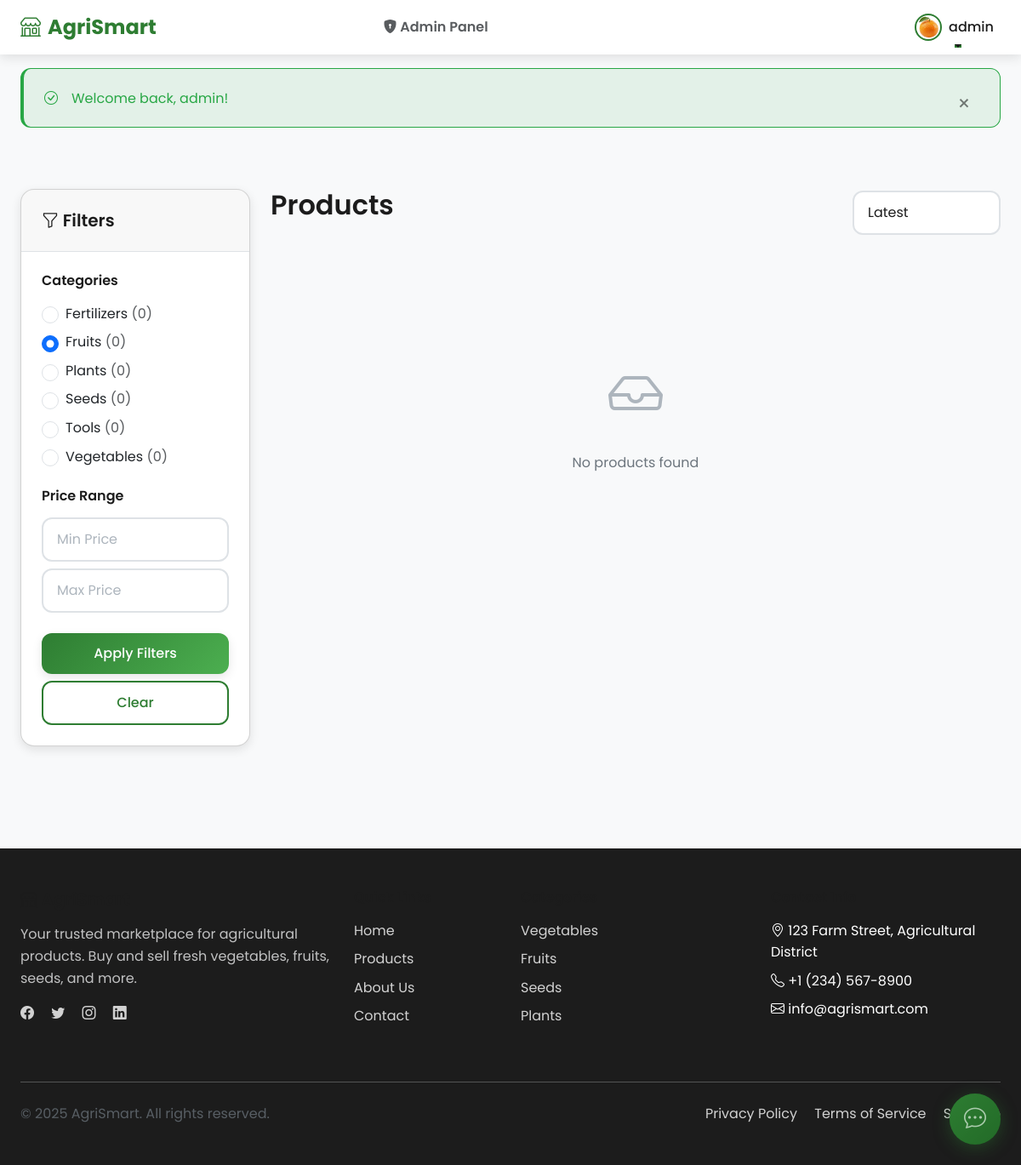
The page /public/products?category=2 (signed in) on the database its author committed.
### tables this page shows
CREATE TABLE categories (
    id INT AUTO_INCREMENT PRIMARY KEY,
    name VARCHAR(100) NOT NULL UNIQUE,
    slug VARCHAR(100) NOT NULL UNIQUE,
    description TEXT,
    icon VARCHAR(50),
    image VARCHAR(255),
    is_active TINYINT(1) DEFAULT 1,
    created_at TIMESTAMP DEFAULT CURRENT_TIMESTAMP,
    updated_at TIMESTAMP DEFAULT CURRENT_TIMESTAMP ON UPDATE CURRENT_TIMESTAMP,
    INDEX idx_slug (slug),
    INDEX idx_active (is_active)
);

### app/controllers/ProductController.php (called while the page is built, shortened)
<?php
class ProductController {
    private $productModel;
    public function __construct() {
        $this->productModel = new Product();
    }
    public function index() {
        $page = $_GET['page'] ?? 1;
        $perPage = 12;
        $filters = [
            'category_id' => !empty($_GET['category']) ? $_GET['category'] : null,
            'search' => !empty($_GET['search']) ? $_GET['search'] : null,
            'min_price' => !empty($_GET['min_price']) ? $_GET['min_price'] : null,
            'max_price' => !empty($_GET['max_price']) ? $_GET['max_price'] : null,
            'sort' => $_GET['sort'] ?? 'latest'
        ];
        $products = $this->productModel->getAll($page, $perPage, $filters);
        $categories = $this->productModel->getCategories();
        require_once APP_PATH . '/views/products/index.php';
    }
}

### public/index.php (called while the page is built, shortened)
<?php
spl_autoload_register(function ($class) {
    $paths = [
        APP_PATH . '/controllers/',
        APP_PATH . '/models/',
        APP_PATH . '/middlewares/',
        APP_PATH . '/helpers/',
        APP_PATH . '/config/'
    ];
    foreach ($paths as $path) {
        $file = $path . $class . '.php';
        if (file_exists($file)) {
            return;
        }
    }
});
require_once APP_PATH . '/helpers/Security.php';
$route = $_GET['route'] ?? '';
$route = trim($route, '/');
$parts = $route ? explode('/', $route) : [];
$controller = $parts[0] ?? 'home';
$action = $parts[1] ?? 'index';
$params = array_slice($parts, 2);
$routeKey = $route;
if (isset($routes[$routeKey])) {
    $actionName = $routes[$routeKey]['action'];
} else {
    $controllerName = ucfirst($controller) . 'Controller';
    $actionName = $action;
}
try {
    $controllerInstance = new $controllerName();
    call_user_func_array([$controllerInstance, $actionName], $params);
} catch (Exception $e) {
    error_log("Application Error: " . $e->getMessage());
    http_response_code(500);
    require_once APP_PATH . '/views/errors/500.php';
    exit;
}

### app/config/database.php (called while the page is built, shortened)
<?php
class Database {
    private static $instance = null;
    private $connection;
    private function __construct() {
        try {
            $dsn = "mysql:host=" . self::HOST . ";dbname=" . self::DB_NAME . ";charset=utf8mb4";
            $options = [
                PDO::ATTR_ERRMODE => PDO::ERRMODE_EXCEPTION,
                PDO::ATTR_DEFAULT_FETCH_MODE => PDO::FETCH_ASSOC,
                PDO::ATTR_EMULATE_PREPARES => false,
                PDO::ATTR_PERSISTENT => false,
                PDO::MYSQL_ATTR_INIT_COMMAND => "SET NAMES utf8mb4"
            ];
            $this->connection = new PDO($dsn, self::USERNAME, self::PASSWORD, $options);
        } catch (PDOException $e) {
            die("Database Connection Failed: " . $e->getMessage());
        }
    }
    public static function getInstance() {
        if (self::$instance === null) {
            self::$instance = new self();
        }
        return self::$instance;
    }
    public function getConnection() {
        return $this->connection;
    }
}

### app/models/Product.php (called while the page is built, shortened)
<?php
class Product {
    private $db;
    public function __construct() {
        $this->db = Database::getInstance()->getConnection();
    }
    public function getCategories() {
        try {
            $sql = "SELECT c.*, COUNT(p.id) as products_count
                    FROM categories c
                    LEFT JOIN products p ON c.id = p.category_id AND p.is_active = 1
                    WHERE c.is_active = 1
                    GROUP BY c.id
                    ORDER BY c.name ASC";
            $stmt = $this->db->prepare($sql);
            $stmt->execute();
            return $stmt->fetchAll();
        } catch (PDOException $e) {
            error_log("Product getCategories error: " . $e->getMessage());
            return [];
        }
    }
}

### app/helpers/Security.php (called while the page is built, shortened)
<?php
class Security {
    public static function escape($data) {
        return htmlspecialchars($data, ENT_QUOTES, 'UTF-8');
    }
}

### app/views/products/index.php (the view, shortened to what this page needs)
<?php
require_once APP_PATH . '/views/layouts/header.php';
?>
<div class="container py-5">
    <div class="row">
        <div class="col-md-3 mb-4">
            <div class="card">
                <div class="card-header">
                    <h5 class="mb-0"><i class="bi bi-funnel"></i> Filters</h5>
                </div>
                <div class="card-body">
                    <form method="GET" action="<?php echo BASE_URL; ?>/products">
                        <div class="mb-4">
                            <h6 class="mb-3">Categories</h6>
                            <?php foreach ($categories as $cat): ?>
                            <div class="form-check mb-2">
                                <input type="radio" class="form-check-input" name="category"
                                       value="<?php echo $cat['id']; ?>"
                                       id="cat<?php echo $cat['id']; ?>"
                                       <?php echo (($_GET['category'] ?? '') == $cat['id']) ? 'checked' : ''; ?>>
                                <label class="form-check-label" for="cat<?php echo $cat['id']; ?>">
                                    <?php echo Security::escape($cat['name']); ?>
                                    <span class="text-muted">(<?php echo $cat['products_count']; ?>)</span>
                                </label>
                            </div>
                            <?php endforeach; ?>
                        </div>
                        <div class="mb-4">
                            <h6 class="mb-3">Price Range</h6>
                            <input type="number" class="form-control mb-2" name="min_price"
                                   placeholder="Min Price" value="<?php echo $_GET['min_price'] ?? ''; ?>">
                            <input type="number" class="form-control" name="max_price"
                                   placeholder="Max Price" value="<?php echo $_GET['max_price'] ?? ''; ?>">
                        </div>
                        <button type="submit" class="btn btn-primary w-100">Apply Filters</button>
                        <a href="<?php echo BASE_URL; ?>/products" class="btn btn-outline w-100 mt-2">Clear</a>
                    </form>
                </div>
            </div>
        </div>
        <div class="col-md-9">
            <div class="d-flex justify-content-between align-items-center mb-4">
                <h2>Products</h2>
                <div class="d-flex gap-2">
                    <select class="form-control" id="sortSelect" style="width: auto;">
                        <option value="latest" <?php echo (($_GET['sort'] ?? 'latest') === 'latest') ? 'selected' : ''; ?>>Latest</option>
                    </select>
                </div>
            </div>
            <div class="product-grid">
            </div>
            <?php if (empty($products['data'])): ?>
            <div class="text-center py-5">
                <i class="bi bi-inbox" style="font-size: 4rem; color: var(--text-light);"></i>
                <p class="text-secondary mt-3">No products found</p>
            </div>
            <?php endif; ?>
        </div>
    </div>
</div>
<?php require_once APP_PATH . '/views/layouts/footer.php'; ?>

### public/assets/css/style.css (style rules this page uses)
:root { --primary: #2E7D32; --primary-dark: #1B5E20; --primary-light: #4CAF50; --secondary: #81C784; --accent: #FFD54F; --accent-dark: #FFC107; --background: #F8F9FA; --surface: #FFFFFF; --text-primary: #1C1C1C; --text-secondary: #6C757D; --text-light: #ADB5BD; --border: #DEE2E6; --success: #28A745; --info: #17A2B8; --warning: #FFC107; --danger: #DC3545; --shadow-sm: 0 2px 4px rgba(0,0,0,0.08); --shadow-md: 0 4px 12px rgba(0,0,0,0.1); --shadow-lg: 0 10px 30px rgba(0,0,0,0.15); --shadow-xl: 0 20px 50px rgba(0,0,0,0.2); --radius-sm: 8px; --radius-md: 12px; --radius-lg: 16px; --radius-xl: 24px; --transition-fast: 0.2s ease; --transition-base: 0.3s ease; --transition-slow: 0.5s ease; --spacing-xs: 0.25rem; --spacing-sm: 0.5rem; --spacing-md: 1rem; --spacing-lg: 1.5rem; --spacing-xl: 2rem; --spacing-2xl: 3rem; }
* { margin: 0; padding: 0; box-sizing: border-box; }
html { font-size: 16px; scroll-behavior: smooth; }
body { font-family: 'Poppins', -apple-system, BlinkMacSystemFont, 'Segoe UI', Roboto, sans-serif; color: var(--text-primary); background-color: var(--background); line-height: 1.6; -webkit-font-smoothing: antialiased; -moz-osx-font-smoothing: grayscale; }
h1, h2, h3, h4, h5, h6 { font-weight: 600; line-height: 1.2; margin-bottom: var(--spacing-md); color: var(--text-primary); }
h2 { font-size: 2rem; }
h5 { font-size: 1.25rem; }
h6 { font-size: 1rem; }
p { margin-bottom: var(--spacing-md); color: var(--text-secondary); }
a { color: var(--primary); text-decoration: none; transition: var(--transition-fast); }
.container { width: 100%; max-width: 1200px; margin: 0 auto; padding: 0 var(--spacing-lg); }
.text-center { text-align: center; }
.mt-2 { margin-top: var(--spacing-md); }
.mt-3 { margin-top: var(--spacing-lg); }
.mb-2 { margin-bottom: var(--spacing-md); }
.mb-3 { margin-bottom: var(--spacing-lg); }
.mb-4 { margin-bottom: var(--spacing-xl); }
.py-5 { padding-top: var(--spacing-2xl); padding-bottom: var(--spacing-2xl); }
.btn { display: inline-flex; align-items: center; justify-content: center; gap: var(--spacing-sm); padding: 0.75rem 1.5rem; font-size: 1rem; font-weight: 500; font-family: inherit; border: none; border-radius: var(--radius-md); cursor: pointer; transition: all var(--transition-base); text-decoration: none; white-space: nowrap; position: relative; overflow: hidden; }
.btn::before { content: ''; position: absolute; top: 50%; left: 50%; width: 0; height: 0; border-radius: 50%; background: rgba(255, 255, 255, 0.3); transform: translate(-50%, -50%); transition: width 0.6s, height 0.6s; }
.btn-primary { background: linear-gradient(135deg, var(--primary) 0%, var(--primary-light) 100%); color: white; box-shadow: var(--shadow-md); }
.btn-outline { background: transparent; color: var(--primary); border: 2px solid var(--primary); }
.card { background: var(--surface); border-radius: var(--radius-lg); box-shadow: var(--shadow-md); overflow: hidden; transition: all var(--transition-base); height: 100%; }
.card-header { padding: var(--spacing-lg); border-bottom: 1px solid var(--border); font-weight: 600; }
.card-body { padding: var(--spacing-lg); }
.form-control { width: 100%; padding: 0.75rem 1rem; font-size: 1rem; font-family: inherit; border: 2px solid var(--border); border-radius: var(--radius-md); background: var(--surface); color: var(--text-primary); transition: all var(--transition-fast); }
.form-control::placeholder { color: var(--text-light); }
.form-check { display: flex; align-items: center; gap: var(--spacing-sm); margin-bottom: var(--spacing-sm); }
.form-check-input { width: 1.25rem; height: 1.25rem; cursor: pointer; }
.product-grid { display: grid; grid-template-columns: repeat(auto-fill, minmax(280px, 1fr)); gap: var(--spacing-xl); padding: var(--spacing-xl) 0; }

### rows shown on the page
categories: category "☐ Fertilizers (0)", name "Fertilizers", products_count "0"
categories: category "☑ Fruits (0)", name "Fruits", products_count "0"
categories: category "☐ Plants (0)", name "Plants", products_count "0"
categories: category "☐ Seeds (0)", name "Seeds", products_count "0"
categories: category "☐ Tools (0)", name "Tools", products_count "0"
categories: category "☐ Vegetables (0)", name "Vegetables", products_count "0"

### other values the page prints
Security::escape($user['full_name']) "admin"
Security::escape($_SESSION['success']) "Welcome back, admin!"
